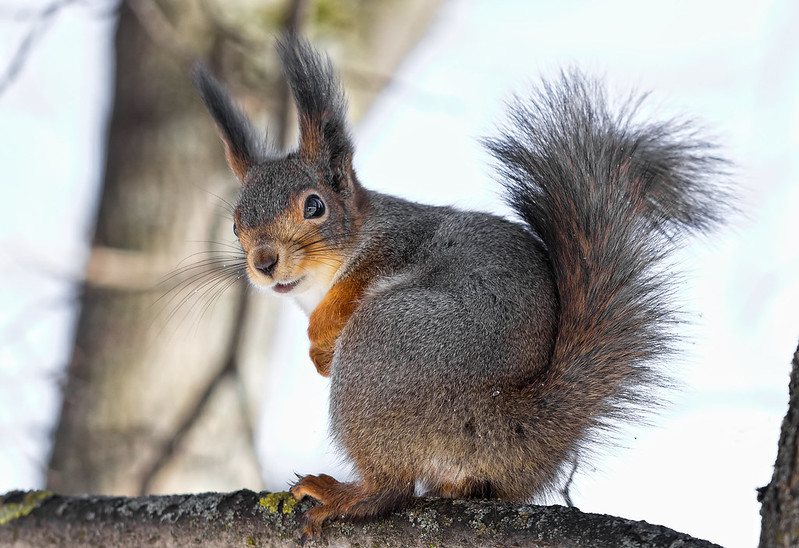
#> input picture resources/fox_squirrel_original.jpg, 799 x 548 px
$ python padding.py
#> lines starting #> are read from the running program, lines starting #| are printed output that depends on the picture
#> further down, img is the input picture: shape (548, 799, 3); mean B, G, R 157.1, 160.5, 163.1
### utils.py
import cv2
import numpy as np
from PIL import Image


def round_half_up(x):
    return int(x + 0.5) if x > 0 else int(x - 0.5)


def show_image(x):
    Image.fromarray(cv2.cvtColor(x, cv2.COLOR_BGR2RGB)).show()


def to_grayscale(img):
    gray_img = cv2.cvtColor(src=img, code=cv2.COLOR_RGB2GRAY)
    return gray_img

### padding.py
# reflect_pad
# symmetric_pad

import numpy as np


def constant_pad(x, padding, constant):
#> called with padding = 60, constant = -300
    if isinstance(padding, int):
        padding = (padding, padding)

    h, w, *_ = x.shape
#> h = 548; w = 799
    padded_x = np.full(
        (h + 2*padding[0], w + 2*padding[1], *_),
        fill_value=np.clip(
            constant, np.iinfo(x.dtype).min, np.iinfo(x.dtype).max,
        ),
        dtype=x.dtype,
    )
    padded_x[padding[0]: padding[0] + h, padding[1]: padding[1] + w, ...] = x
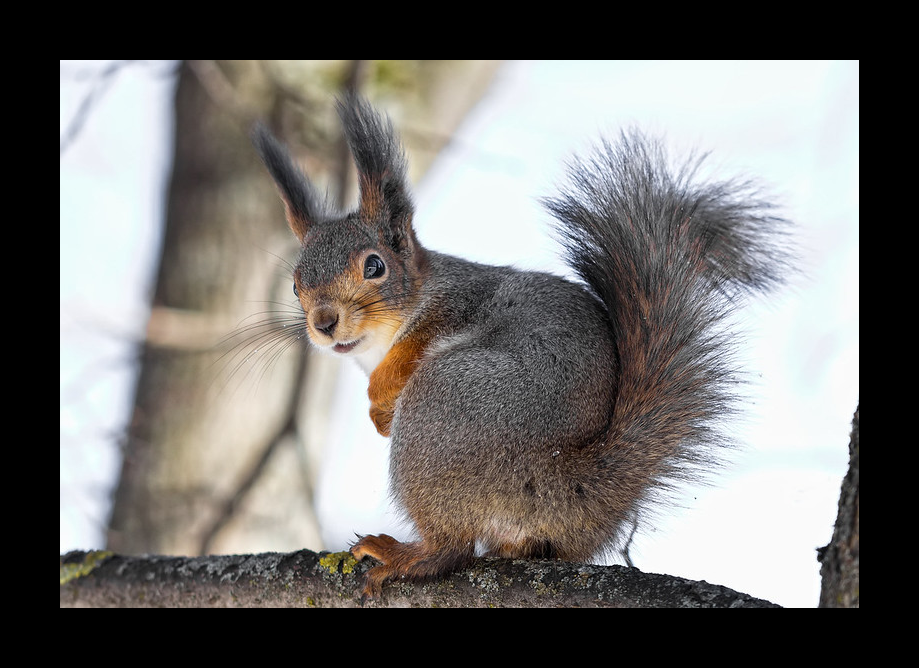
#> padded_x: shape (668, 919, 3); mean B, G, R 112.1, 114.4, 116.4
    return padded_x


def reflect_pad(x, padding):
#> called with padding = 60
    if isinstance(padding, int):
        padding = (padding, padding)

    h, w, *_ = x.shape
#> h = 548; w = 799
    padded_x = np.zeros((h + 2*padding[0], w + 2*padding[1], *_), dtype=x.dtype)
    padded_x[padding[0]: padding[0] + h, padding[1]: padding[1] + w] = x
    padded_x[
        : padding[0], : padding[1], ...,
    ] = x[:: -1, :: -1, ...][-padding[0]:, -padding[1]:, ...]
    padded_x[
        : padding[0], -padding[1]:, ...,
    ] = x[:: -1, :: -1, ...][-padding[0]:, : padding[1], ...]
    padded_x[
        -padding[0]:, : padding[1], ...,
    ] = x[:: -1, :: -1, ...][: padding[0], -padding[1]:, ...]
    padded_x[
        -padding[0]:, -padding[1]:, ...,
    ] = x[:: -1, :: -1, ...][: padding[0], : padding[1], ...]
    padded_x[
        : padding[0], padding[0]: -padding[1], ...,
    ] = x[:: -1, ...][-padding[0]:, ...]
    padded_x[
        -padding[0]:, padding[0]: -padding[1], ...,
    ] = x[:: -1, ...][: padding[0], ...]
    padded_x[
        padding[0]: -padding[1], : padding[0], ...,
    ] = x[:, :: -1, ...][:, -padding[0]:, ...]
    padded_x[
        padding[0]: -padding[1], -padding[0]:, ...,
    ] = x[:, :: -1, ...][:, : padding[0], ...]
    return padded_x


def replicate_pad(x, padding):
#> called with padding = 60
    if isinstance(padding, int):
        padding = (padding, padding)

    h, w, *_ = x.shape
#> h = 548; w = 799
    padded_x = np.zeros(
        (h + 2*padding[0], w + 2*padding[1], *_), dtype=x.dtype,
    )
    padded_x[padding[0]: padding[0] + h, padding[1]: padding[1] + w] = x
    padded_x[: padding[0], : padding[1], ...] = x[0, 0, ...]
    padded_x[: padding[0], -padding[1]:, ...] = x[0, -1, ...]
    padded_x[-padding[0]:, : padding[1], ...] = x[-1, 0, ...]
    padded_x[-padding[0]:, -padding[1]:, ...] = x[-1, -1, ...]
    padded_x[: padding[0], padding[0]: -padding[1], ...] = x[0, :, ...]
    padded_x[-padding[0]:, padding[0]: -padding[1], ...] = x[-1, :, ...]
    padded_x[
        padding[0]: -padding[1], : padding[0], ...,
    ] = np.repeat(x[:, 0, ...][:, None, :], repeats=padding[1], axis=1)
    padded_x[
        padding[0]: -padding[1], -padding[0]:, ...,
    ] = np.repeat(x[:, -1, ...][:, None, :], repeats=padding[1], axis=1)
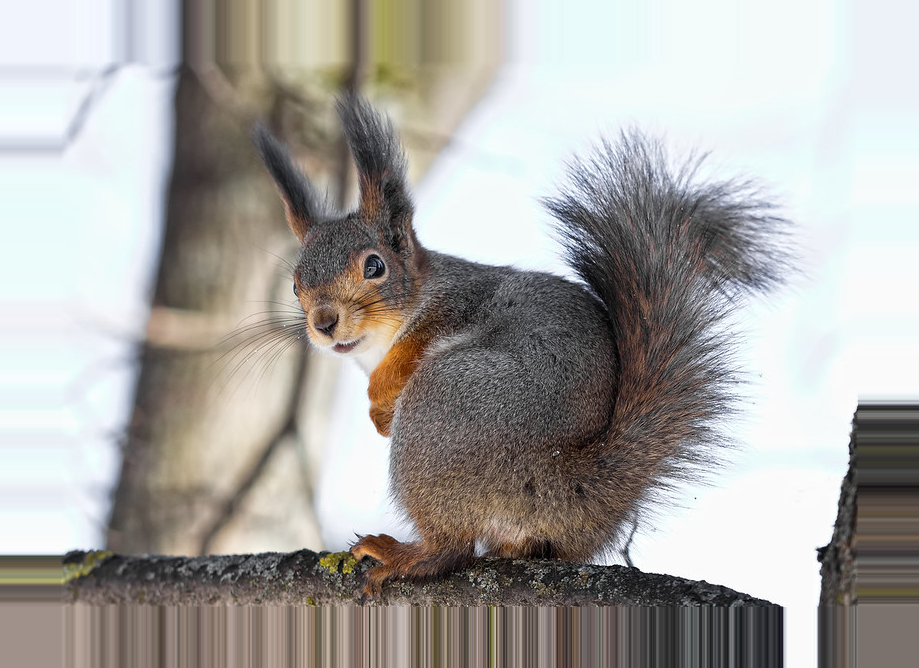
#> padded_x: shape (668, 919, 3); mean B, G, R 162.6, 166.2, 168.3
    return padded_x


if __name__ == "__main__":
    import cv2

    from utils import show_image

    img_path = "./resources/fox_squirrel_original.jpg"
    img = cv2.imread(img_path, cv2.IMREAD_COLOR)

    padding = 60
    out1 = constant_pad(img, padding=padding, constant=-300)
    out2 = reflect_pad(img, padding=padding)
    out3 = replicate_pad(img, padding=padding)
    show_image(out1)
    show_image(out2)
#> in show_image (call 2), `Image.fromarray(cv2.cvtColor(x, cv2.COLOR_BGR2RGB)).show()`:
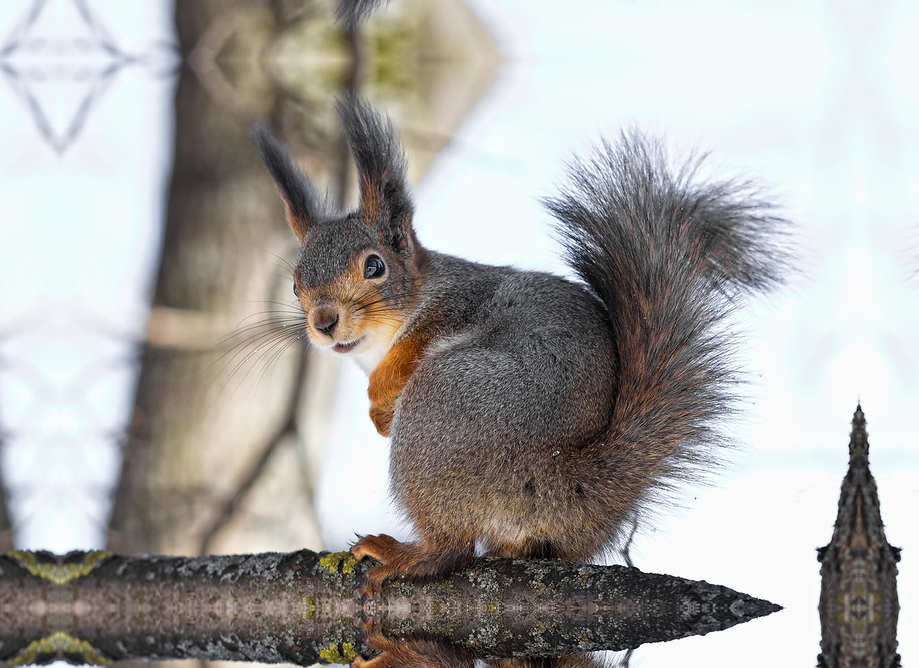
#> shown: PIL image 919x668 RGB; mean R, G, B 168.1, 166.6, 163.5
    show_image(out3)

$ run again, with resources/golden_retriever_original.jpg copied over resources/fox_squirrel_original.jpg
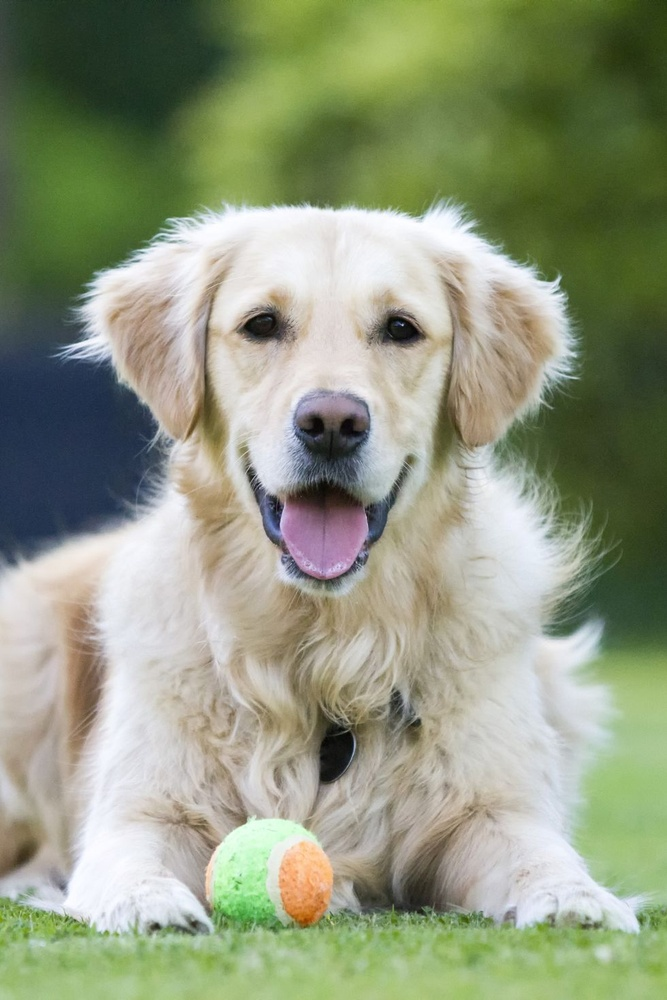
#> input picture resources/golden_retriever_original.jpg, 667 x 1000 px, shrunk from 980 x 1470 before the run
#> img is the input picture: shape (1000, 667, 3); mean B, G, R 126.5, 152.6, 144.6
#> in constant_pad, `padded_x[padding[0]: padding[0] + h, padding[1]: padding[1] + w, ...] ..`:
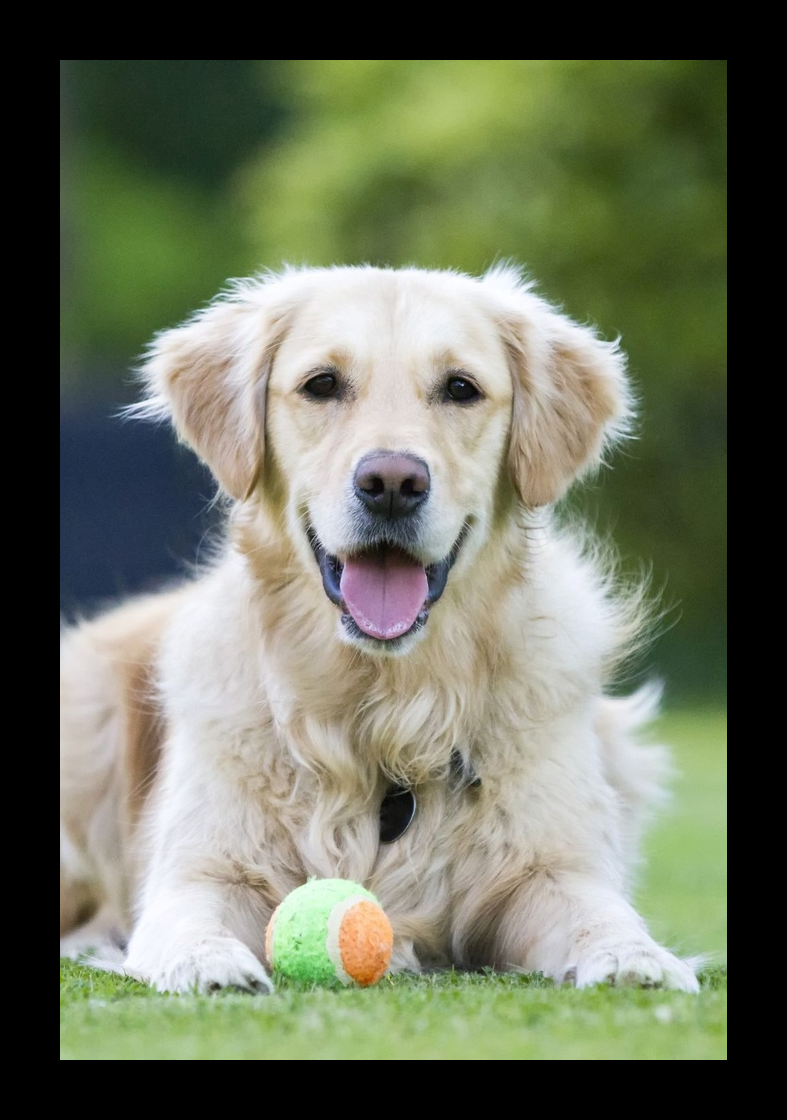
#> padded_x: shape (1120, 787, 3); mean B, G, R 95.7, 115.5, 109.4
#> in replicate_pad, `padded_x[: padding[0], padding[0]: -padding[1], ...] = x[0, :, ...]`:
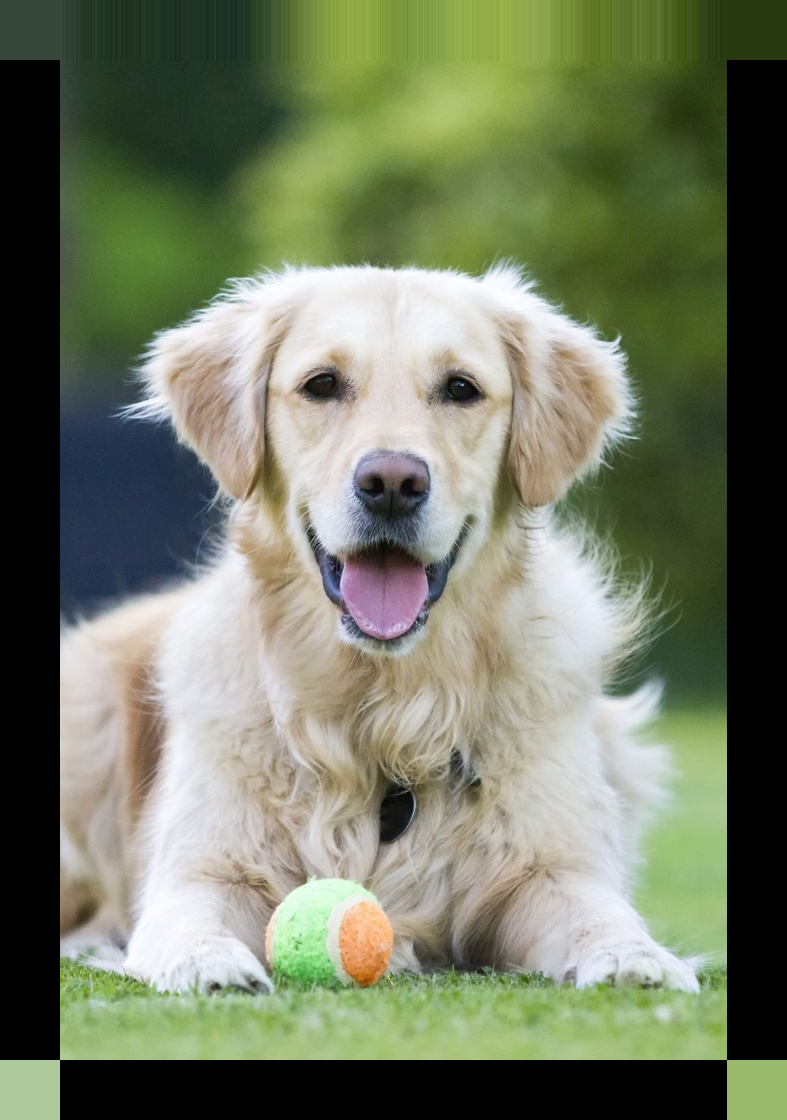
#> padded_x: shape (1120, 787, 3); mean B, G, R 99.4, 122.7, 115.2
